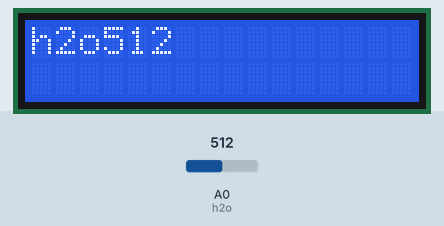
This sketch was run on a simulated Arduino Uno, built with avr-gcc and run on an emulated ATmega328P. On the bench: 16×2 character LCD. The inputs (shaded band) are chosen by the test bench; at power-on: A0 (h2o) = 512. What the sketch prints to the serial monitor is not drawn.

Above: at 1.2 s.
1.3 s: A0 (h2o) set to 716
At 2.3 s:
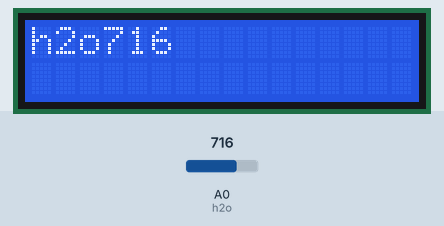
2.9 s: A0 (h2o) set to 900
At 4.2 s:
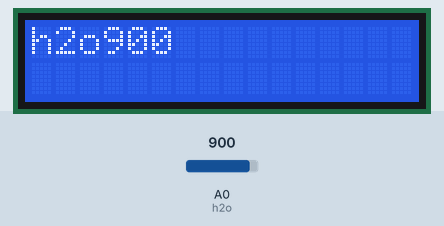
4.5 s: A0 (h2o) set to 1023
At 5.8 s:
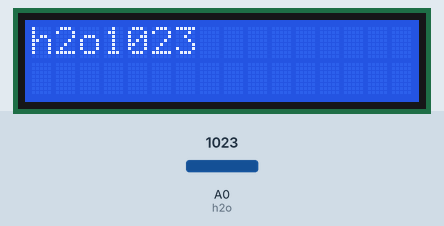
Timing chart, 0 to 7.5 s (numbered marks = the images above; inputs shaded):
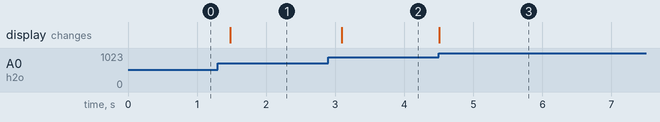

Measured:
- after the input at 1.3 s, the display: changes after 0.18 s (image 1)
- after the input at 2.9 s, the display: changes after 0.19 s (image 2)
- after the input at 4.5 s, the display: changes at once (image 3)

The sketch:

arduino_code.ino
```cpp
#include <LiquidCrystal.h>
//sound sensor and water level sensor : h2o means parameters for water and others are for sound
const int rs = 12, en = 11, d4 = 5, d5 = 4, d6 = 3, d7 = 2,h2o=0;;
LiquidCrystal lcd(rs, en, d4, d5, d6, d7);
void setup(){ lcd.begin(16, 2);
  pinMode(h2o,INPUT);
  Serial.begin(9600); // open serial port, set the baud rate to 9600 bps
}
void loop(){int val;
      int i=analogRead(h2o); // Incoming analog signal read and appointed sensor
      Serial.println(i);
      val=analogRead(0);   //connect mic sensor to Analog 0
      Serial.print("");
      Serial.println(val,DEC);//print the sound value to serial
      lcd.setCursor(0, 0);
lcd.print("h2o");
lcd.print(val);
lcd.print("   ");
delay(200);}
// Reference: https://create.arduino.cc/projecthub/m_karim02/arduino-sound-sensor-module-sound-sensor-with-arduino-code-868d55
```
